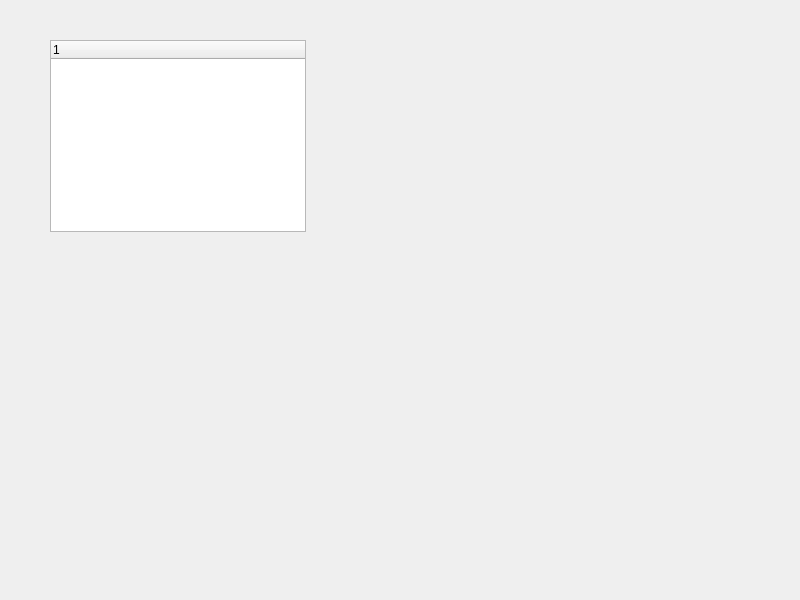
<?xml version="1.0" encoding="UTF-8"?>
<ui version="4.0">
 <class>Form</class>
 <widget class="QWidget" name="Form">
  <property name="geometry">
   <rect>
    <x>0</x>
    <y>0</y>
    <width>800</width>
    <height>600</height>
   </rect>
  </property>
  <property name="windowTitle">
   <string>Form</string>
  </property>
  <widget class="QTreeWidget" name="treeWidget">
   <property name="geometry">
    <rect>
     <x>50</x>
     <y>40</y>
     <width>256</width>
     <height>192</height>
    </rect>
   </property>
   <column>
    <property name="text">
     <string notr="true">1</string>
    </property>
   </column>
  </widget>
 </widget>
 <resources/>
 <connections/>
</ui>
